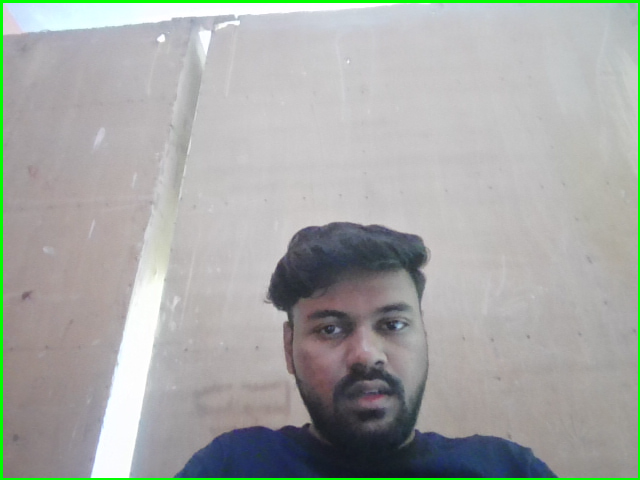
#> input picture webcam/images/101.png, 640 x 480 px, given in place of the camera
$ python main.py
#> lines starting #> are read from the running program, lines starting #| are printed output that depends on the picture
import os

import cv2
import time
from emailing import send_email
import glob
import threading

video=cv2.VideoCapture(0)
time.sleep(1)
first_frame=None
status_list=[]
count=1

def clean_floder():
    images=glob.glob("images/*.png")
    for image in images:
        os.remove(image)

while True:
    status=0
    check,frame=video.read()
#> frame is the input picture: shape (480, 640, 3); mean B, G, R 166.9, 169.4, 166.9
    grey_frame=cv2.cvtColor(frame,cv2.COLOR_BGR2GRAY)
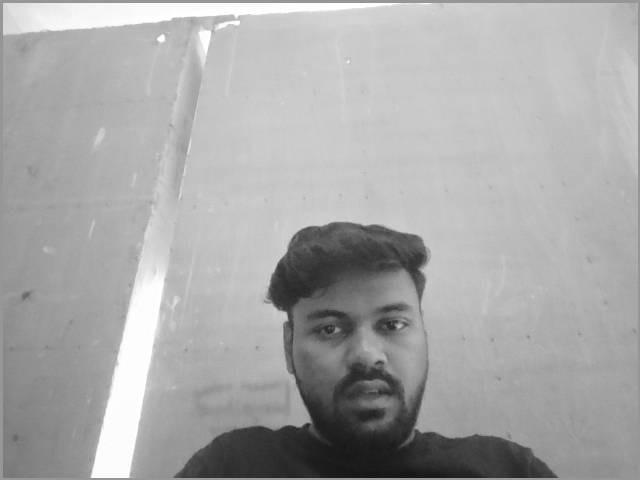
#> grey_frame: shape (480, 640); min 21, max 255, mean 168.4
    grey_frame_gau=cv2.GaussianBlur(grey_frame,(21,21),0)
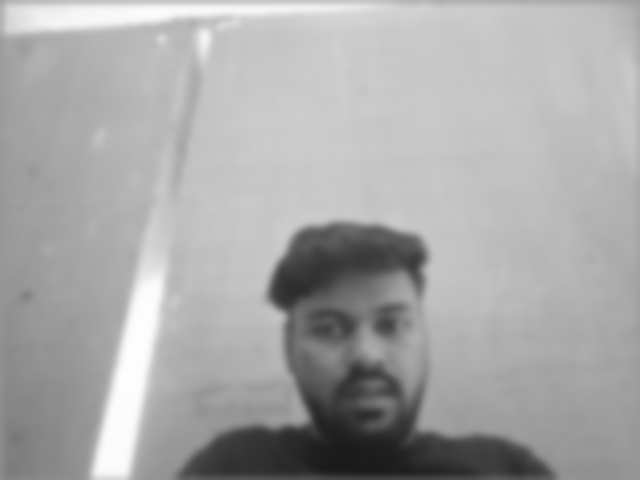
#> grey_frame_gau: shape (480, 640); min 26, max 253, mean 168.4


    if first_frame is None:
        first_frame=grey_frame_gau

    delta_frame=cv2.absdiff(first_frame,grey_frame_gau)
#> delta_frame: shape (480, 640); every value is 0

    thresh_frame=cv2.threshold(delta_frame,45,255,cv2.THRESH_BINARY)[1]
    dil_frame=cv2.dilate(thresh_frame,None,iterations=2)
    # cv2.imshow("My video", dil_frame)

    contours, check=cv2.findContours(dil_frame,cv2.RETR_EXTERNAL,cv2.CHAIN_APPROX_SIMPLE)
#> contours = []; check = None

    for contour in contours:
        if cv2.contourArea(contour)<7000:
            continue
        x,y,w,h=cv2.boundingRect(contour)
        rectangle=cv2.rectangle(frame,(x,y),(x+w,y+h),(0,255,0),3)
        if rectangle.any:
            status=1
            cv2.imwrite(f"images/{count}.png", frame)
            count = count + 1
            all_images=glob.glob("images/*.png")
            index=int(len(all_images)/2)
            image_with_object=all_images[index]


    status_list.append(status)
    status_list=status_list[-2:]
    if status_list[0]==1 and status_list[1]==0:
        email_thread= threading.Thread(target=send_email, args=(image_with_object,))
        email_thread.daemon=True

        clean_thread = threading.Thread(target=clean_floder)
        clean_thread.daemon = True

        email_thread.start()


    print(status_list)
    cv2.imshow("video",frame)

    key=cv2.waitKey(1)
#> (key q is pressed here)

    if key == ord("q"):
        break

video.release()
#> (the run stopped early here; a loop or call above may not have finished)
